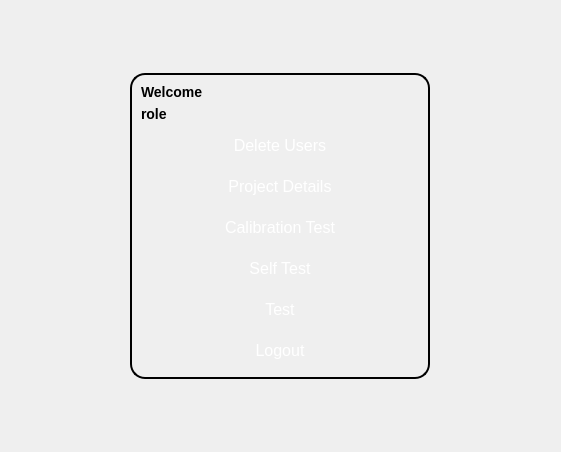
      <widget class="QWidget" name="page_testPage">
       <layout class="QGridLayout" name="gridLayout_10">
        <item row="0" column="1">
         <spacer name="verticalSpacer_16">
          <property name="orientation">
           <enum>Qt::Vertical</enum>
          </property>
          <property name="sizeType">
           <enum>QSizePolicy::Expanding</enum>
          </property>
          <property name="sizeHint" stdset="0">
           <size>
            <width>20</width>
            <height>62</height>
           </size>
          </property>
         </spacer>
        </item>
        <item row="1" column="0">
         <spacer name="horizontalSpacer_2">
          <property name="orientation">
           <enum>Qt::Horizontal</enum>
          </property>
          <property name="sizeType">
           <enum>QSizePolicy::Expanding</enum>
          </property>
          <property name="sizeHint" stdset="0">
           <size>
            <width>119</width>
            <height>20</height>
           </size>
          </property>
         </spacer>
        </item>
        <item row="1" column="1" rowspan="2" colspan="2">
         <widget class="QFrame" name="frame_5">
          <property name="sizePolicy">
           <sizepolicy hsizetype="Expanding" vsizetype="Expanding">
            <horstretch>0</horstretch>
            <verstretch>0</verstretch>
           </sizepolicy>
          </property>
          <property name="minimumSize">
           <size>
            <width>300</width>
            <height>300</height>
           </size>
          </property>
          <property name="styleSheet">
           <string notr="true">QFrame { font-size: 14px; font-weight: bold;border : 2px solid black;border-radius:15px; }</string>
          </property>
          <property name="frameShape">
           <enum>QFrame::StyledPanel</enum>
          </property>
          <property name="frameShadow">
           <enum>QFrame::Raised</enum>
          </property>
          <layout class="QVBoxLayout" name="verticalLayout_9">
           <item>
            <widget class="QLabel" name="label_welcome">
             <property name="sizePolicy">
              <sizepolicy hsizetype="Preferred" vsizetype="Fixed">
               <horstretch>0</horstretch>
               <verstretch>0</verstretch>
              </sizepolicy>
             </property>
             <property name="font">
              <font>
               <pointsize>-1</pointsize>
               <weight>75</weight>
               <bold>true</bold>
              </font>
             </property>
             <property name="styleSheet">
              <string notr="true">border:none;</string>
             </property>
             <property name="text">
              <string>Welcome </string>
             </property>
            </widget>
           </item>
           <item>
            <widget class="QLabel" name="label_role">
             <property name="sizePolicy">
              <sizepolicy hsizetype="Preferred" vsizetype="Fixed">
               <horstretch>0</horstretch>
               <verstretch>0</verstretch>
              </sizepolicy>
             </property>
             <property name="font">
              <font>
               <pointsize>-1</pointsize>
               <weight>75</weight>
               <bold>true</bold>
              </font>
             </property>
             <property name="styleSheet">
              <string notr="true">border:none;</string>
             </property>
             <property name="text">
              <string>role</string>
             </property>
            </widget>
           </item>
           <item>
            <widget class="QPushButton" name="pushButton_deleteUsers">
             <property name="font">
              <font>
               <pointsize>12</pointsize>
              </font>
             </property>
             <property name="styleSheet">
              <string notr="true">QPushButton
{
    background: qlineargradient(
        x1:0, y1:0,
        x2:1, y2:0,
        stop:0 #d32f2f,
        stop:1 #f44336
    );

    color: white;
    border-radius: 10px;
    padding: 8px;
}

QPushButton:hover
{
    background: qlineargradient(
        x1:0, y1:0,
        x2:1, y2:0,
        stop:0 #e53935,
        stop:1 #ef5350
    );
}

QPushButton:pressed
{
    background: qlineargradient(
        x1:0, y1:0,
        x2:1, y2:0,
        stop:0 #b71c1c,
        stop:1 #d32f2f
    );

    padding-top: 10px;
    padding-left: 10px;
}</string>
             </property>
             <property name="text">
              <string>Delete Users</string>
             </property>
            </widget>
           </item>
           <item>
            <widget class="QPushButton" name="pushButton_dataEntry">
             <property name="font">
              <font>
               <pointsize>12</pointsize>
              </font>
             </property>
             <property name="styleSheet">
              <string notr="true">QPushButton
{
    background: qlineargradient(
        x1:0, y1:0,
        x2:1, y2:0,
        stop:0 #1976d2,
        stop:1 #42a5f5
    );

    color: white;
    border-radius: 10px;
    padding: 8px;
}

QPushButton:hover
{
    background: qlineargradient(
        x1:0, y1:0,
        x2:1, y2:0,
        stop:0 #1e88e5,
        stop:1 #64b5f6
    );
}

QPushButton:pressed
{
    background: qlineargradient(
        x1:0, y1:0,
        x2:1, y2:0,
        stop:0 #1565c0,
        stop:1 #2196f3
    );

    padding-top: 10px;
    padding-left: 10px;
}</string>
             </property>
             <property name="text">
              <string>Project Details</string>
             </property>
            </widget>
           </item>
           <item>
            <widget class="QPushButton" name="pushButton_calibrationTest">
             <property name="font">
              <font>
               <pointsize>12</pointsize>
              </font>
             </property>
             <property name="styleSheet">
              <string notr="true">QPushButton
{
    background: qlineargradient(
        x1:0, y1:0,
        x2:1, y2:0,
        stop:0 #00897b,
        stop:1 #26a69a
    );

    color: white;
    border-radius: 10px;
    padding: 8px;
}

QPushButton:hover
{
    background: qlineargradient(
        x1:0, y1:0,
        x2:1, y2:0,
        stop:0 #009688,
        stop:1 #4db6ac
    );
}

QPushButton:pressed
{
    background: qlineargradient(
        x1:0, y1:0,
        x2:1, y2:0,
        stop:0 #00695c,
        stop:1 #00897b
    );

    padding-top: 10px;
    padding-left: 10px;
}</string>
             </property>
             <property name="text">
              <string>Calibration Test</string>
             </property>
            </widget>
           </item>
           <item>
            <widget class="QPushButton" name="pushButton_selfTest">
             <property name="font">
              <font>
               <pointsize>12</pointsize>
              </font>
             </property>
             <property name="styleSheet">
              <string notr="true">QPushButton
{
    background: qlineargradient(
        x1:0, y1:0,
        x2:1, y2:0,
        stop:0 #00897b,
        stop:1 #26a69a
    );

    color: white;
    border-radius: 10px;
    padding: 8px;
}

QPushButton:hover
{
    background: qlineargradient(
        x1:0, y1:0,
        x2:1, y2:0,
        stop:0 #009688,
        stop:1 #4db6ac
    );
}

QPushButton:pressed
{
    background: qlineargradient(
        x1:0, y1:0,
        x2:1, y2:0,
        stop:0 #00695c,
        stop:1 #00897b
    );

    padding-top: 10px;
    padding-left: 10px;
}</string>
             </property>
             <property name="text">
              <string>Self Test</string>
             </property>
            </widget>
           </item>
           <item>
            <widget class="QPushButton" name="pushButton_test">
             <property name="font">
              <font>
               <pointsize>12</pointsize>
              </font>
             </property>
             <property name="styleSheet">
              <string notr="true">QPushButton
{
    background: qlineargradient(
        x1:0, y1:0,
        x2:1, y2:0,
        stop:0 #00897b,
        stop:1 #26a69a
    );

    color: white;
    border-radius: 10px;
    padding: 8px;
}

QPushButton:hover
{
    background: qlineargradient(
        x1:0, y1:0,
        x2:1, y2:0,
        stop:0 #009688,
        stop:1 #4db6ac
    );
}

QPushButton:pressed
{
    background: qlineargradient(
        x1:0, y1:0,
        x2:1, y2:0,
        stop:0 #00695c,
        stop:1 #00897b
    );

    padding-top: 10px;
    padding-left: 10px;
}</string>
             </property>
             <property name="text">
              <string>Test</string>
             </property>
            </widget>
           </item>
           <item>
            <widget class="QPushButton" name="pushButton_logOut">
             <property name="font">
              <font>
               <pointsize>12</pointsize>
              </font>
             </property>
             <property name="styleSheet">
              <string notr="true">QPushButton
{
    background: qlineargradient(
        x1:0, y1:0,
        x2:1, y2:0,
        stop:0 #616161,
        stop:1 #424242
    );

    color: white;
    border-radius: 10px;
    padding: 8px;
}

QPushButton:hover
{
    background: qlineargradient(
        x1:0, y1:0,
        x2:1, y2:0,
        stop:0 #757575,
        stop:1 #616161
    );
}

QPushButton:pressed
{
    background: qlineargradient(
        x1:0, y1:0,
        x2:1, y2:0,
        stop:0 #424242,
        stop:1 #303030
    );

    padding-top: 10px;
    padding-left: 10px;
}</string>
             </property>
             <property name="text">
              <string>Logout</string>
             </property>
            </widget>
           </item>
          </layout>
          <zorder>pushButton_dataEntry</zorder>
          <zorder>label_welcome</zorder>
          <zorder>label_role</zorder>
          <zorder>pushButton_deleteUsers</zorder>
          <zorder>pushButton_test</zorder>
          <zorder>pushButton_logOut</zorder>
          <zorder>pushButton_selfTest</zorder>
          <zorder>pushButton_calibrationTest</zorder>
         </widget>
        </item>
        <item row="2" column="3">
         <spacer name="horizontalSpacer_17">
          <property name="orientation">
           <enum>Qt::Horizontal</enum>
          </property>
          <property name="sizeType">
           <enum>QSizePolicy::Expanding</enum>
          </property>
          <property name="sizeHint" stdset="0">
           <size>
            <width>120</width>
            <height>20</height>
           </size>
          </property>
         </spacer>
        </item>
        <item row="3" column="2">
         <spacer name="verticalSpacer_29">
          <property name="orientation">
           <enum>Qt::Vertical</enum>
          </property>
          <property name="sizeType">
           <enum>QSizePolicy::Expanding</enum>
          </property>
          <property name="sizeHint" stdset="0">
           <size>
            <width>20</width>
            <height>62</height>
           </size>
          </property>
         </spacer>
        </item>
       </layout>
      </widget>
